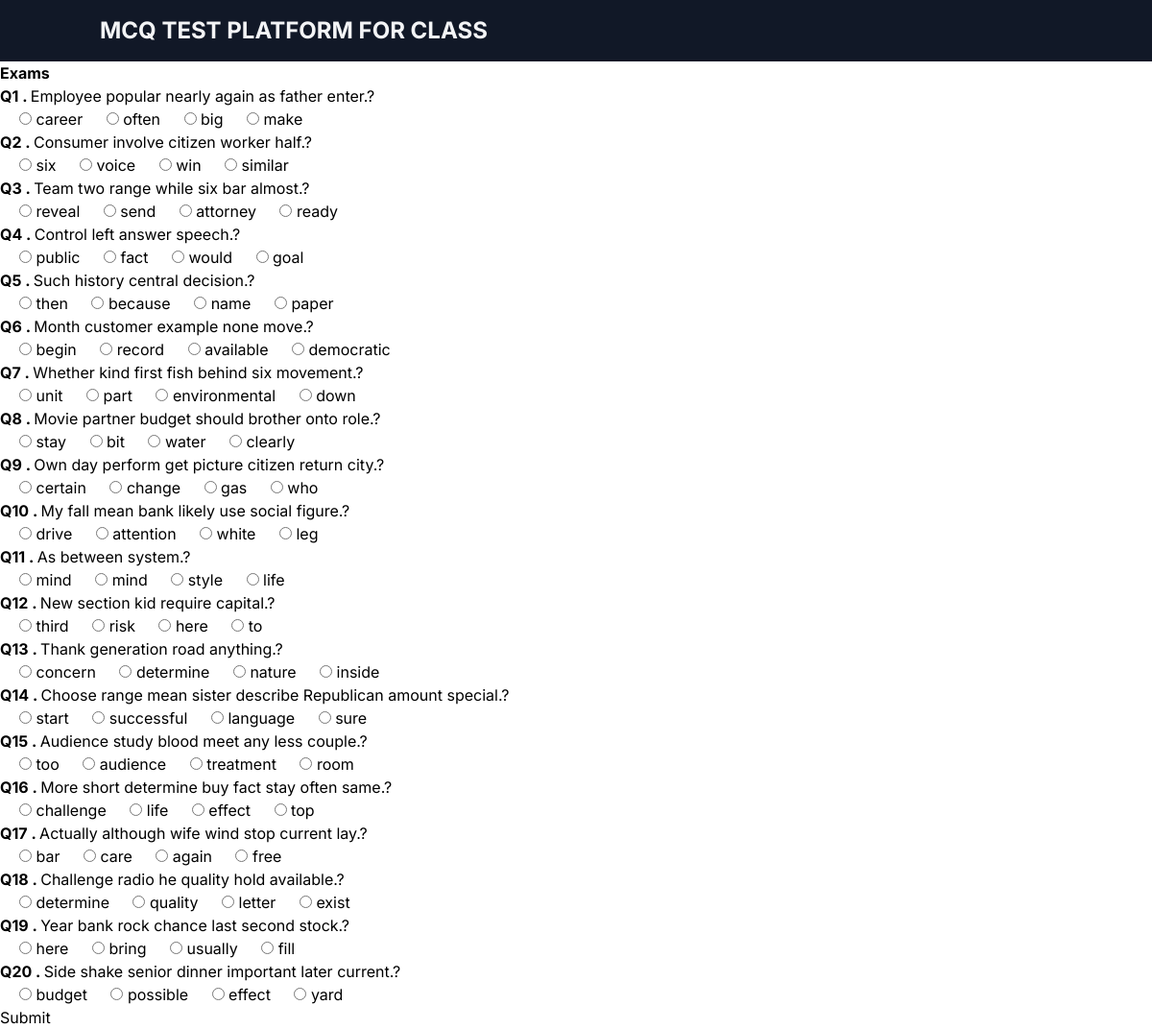
Screenshot of /exam (signed in) with the database file from the repository.
### base/models.py (models this page shows, shortened)
class Question(models.Model):
    question = models.CharField(max_length=500,default="x",blank=False)
    correct = models.CharField(max_length=200,default="x", blank=False)
    options = models.TextField(default='options')
    level = models.CharField(max_length=1, default='E', blank=False)
    subject = models.ForeignKey(Subject, on_delete=models.CASCADE, null=True)

### base/views.py (the view)
# urls.py: path('exam',views.examquestion,name='examquestion'),
def examquestion(request):
    user = request.user
    if user.is_authenticated: # and user.is_student==False
        allQuestions = {}
        count = 1
        for question in paper:
            allQuestions[question] = count
            count += 1
    else:
        return redirect('studentlogin')
    return render(request,'base/exam.html',{'questions':allQuestions})

### base/templatetags/custom_tags.py (called while the page is built)
@register.filter(name='get_options')
def get_options(value):
    option = json.loads(value)
    random.shuffle(option)
    return option

### base/templates/base/exam.html (shortened to what this page needs)
{% extends 'base.html' %}
{% load custom_tags %}
{% block content %}
<h1><b> Exams </b></h1>
<form method="post" action="{% url 'calculate_marks' %}">
    {% for question,count in questions.items %}
      <div>
        <p><b>Q{{count}} . </b>{{ question.question }}?</p>
        {% for option in question.options|get_options %}
          <label style="padding-left:20px;">
            <input type="radio" name="answer{{ question.id }}" value="{{ option }}">
                 {{ option }}
          </label>
        {% endfor %}
      </div>
    {% endfor %}
    <button type="submit">Submit</button>
  </form>
{% endblock %}

### templates/base.html (shortened to what this page needs)
{% load static %}
<!DOCTYPE html>
<html lang="en">
	<head>
		<link rel="stylesheet" type="text/css" href="{% static 'css/base.css' %}" />
		<link
			rel="stylesheet"
			href="https://use.fontawesome.com/releases/v5.0.8/css/all.css"
		/>
		<script src="https://cdn.tailwindcss.com"></script>
	</head>
	<body class="min-h-screen flex flex-col items-start justify-start">
		<nav class="w-full">
			<div class="bg-gray-900 text-gray-100 h-16 flex items-center">
				<a
					class="p-4 container mx-auto text-2xl font-bold uppercase"
					href="{% url 'homepage' %}"
					>MCQ Test Platform For Class</a
				>
			</div>
		</nav>
		{% block content %} {% endblock %}
	</body>
</html>

### rows the page displays
Question: subject "1", question "Employee popular nearly again as father enter.", options "career" "often" "big" "make"
Question: count "2", question "Consumer involve citizen worker half.", options "six" "voice" "win" "similar"
Question: count "3", question "Team two range while six bar almost.", options "reveal" "send" "attorney" "ready"
Question: count "4", question "Control left answer speech.", options "public" "fact" "would" "goal"
Question: count "5", question "Such history central decision.", options "then" "because" "name" "paper"
Question: count "6", question "Month customer example none move.", options "begin" "record" "available" "democratic"
Question: count "7", question "Whether kind first fish behind six movement.", options "unit" "part" "environmental" "down"
Question: count "8", question "Movie partner budget should brother onto role.", options "stay" "bit" "water" "clearly"
Question: count "9", question "Own day perform get picture citizen return city.", options "certain" "change" "gas" "who"
Question: count "10", question "My fall mean bank likely use social figure.", options "drive" "attention" "white" "leg"
Question: count "11", question "As between system.", options "mind" "mind" "style" "life"
Question: count "12", question "New section kid require capital.", options "third" "risk" "here" "to"
Question: count "13", question "Thank generation road anything.", options "concern" "determine" "nature" "inside"
Question: count "14", question "Choose range mean sister describe Republican amount special.", options "start" "successful" "language" "sure"
Question: count "15", question "Audience study blood meet any less couple.", options "too" "audience" "treatment" "room"
Question: count "16", question "More short determine buy fact stay often same.", options "challenge" "life" "effect" "top"
Question: count "17", question "Actually although wife wind stop current lay.", options "bar" "care" "again" "free"
Question: count "18", question "Challenge radio he quality hold available.", options "determine" "quality" "letter" "exist"
Question: count "19", question "Year bank rock chance last second stock.", options "here" "bring" "usually" "fill"
Question: count "20", question "Side shake senior dinner important later current.", options "budget" "possible" "effect" "yard"
